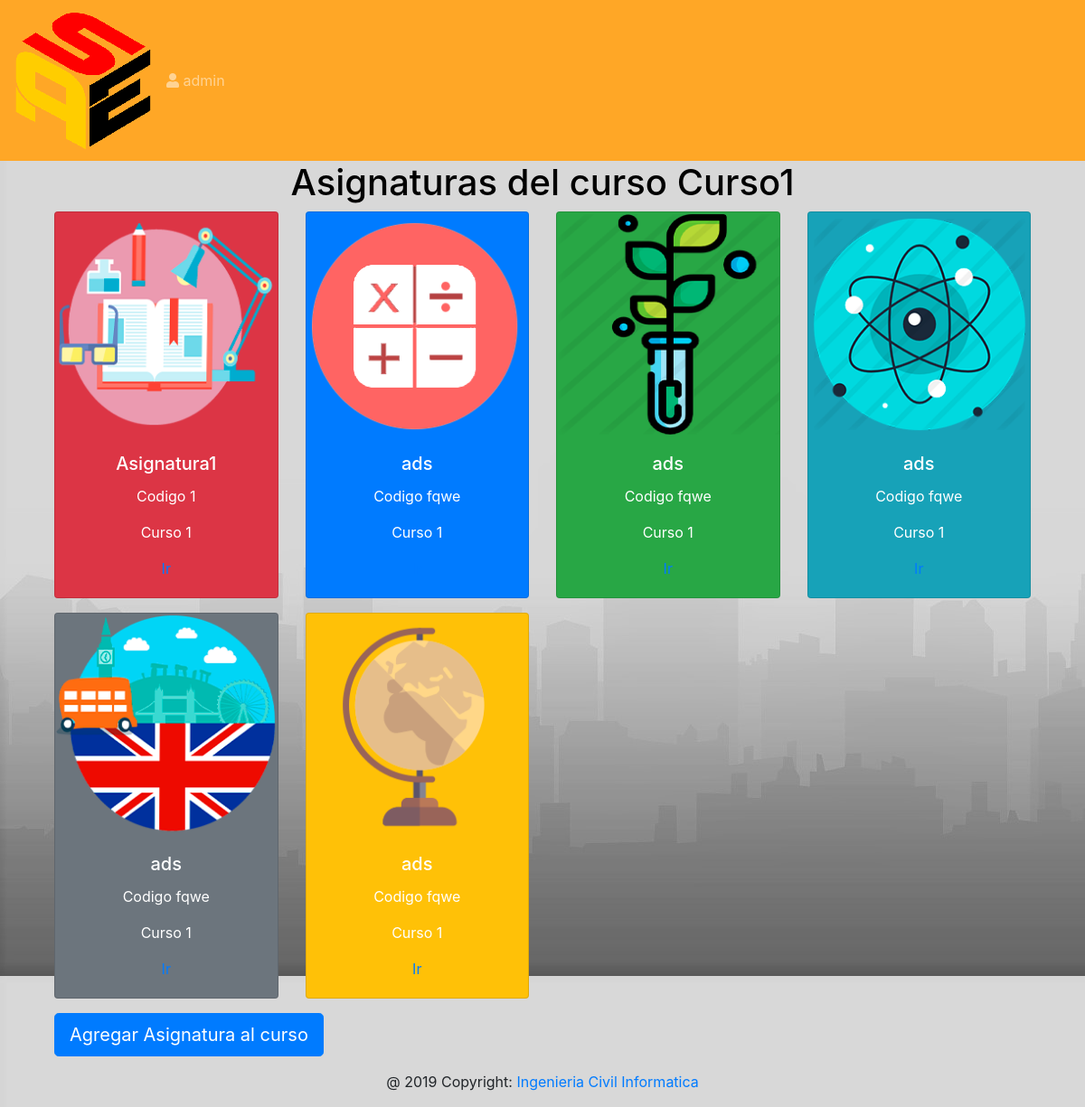
/colegio/1/1/asignaturas/ (signed in), run on the app's committed database.
### Registro/models.py (models this page shows, shortened)
class Curso(models.Model):
	nombrecurso=models.CharField(max_length=20)
	codigo_curso=models.CharField(max_length=4)
	colegio= models.ForeignKey(Colegio,on_delete=models.CASCADE)
	cursos=models.Manager()
	def __str__(self):
		return "{}".format(self.codigo_curso)

class Asignatura(models.Model):
	materias= (
        ('leg', 'Lenguaje'),
        ('mat', 'Matematicas'),
        ('his', 'Historia'),
        ('fis', 'Fisica'),
        ('qui', 'Quimica'),
        ('bio', 'Biologia'),
        ('ing', 'Ingles'),
    )
	nombre_asignatura=models.CharField(max_length=20)
	codigo=models.CharField(max_length=4)
	curso=models.ForeignKey(Curso,on_delete=models.CASCADE)
	profesor=models.ForeignKey(Profesor,on_delete=models.CASCADE)
	unidades=models.PositiveIntegerField(default=0, blank=True, null=True)
	materia=models.CharField(max_length=3,choices=materias, blank=True, null=True)
	asignaturas= models.Manager()

### Registro/views.py (the view)
# urls.py: re_path(r'^colegio/(?P<pk_colegio>\d+)/(?P<pk_curso>\d+)/asignaturas/$', views.HomeAsignaturasCursoView.as_view(), name='asignaturas_del_curso'),
class HomeAsignaturasCursoView(LoginRequiredMixin, TemplateView):
	def get(self,request,**kwargs):
		nombre = kwargs["pk_curso"]
		return render(request,'asignaturas_curso.html',{'asignaturas':Asignatura.asignaturas.all(),'curso':Curso.cursos.get(id=nombre),'tipo':1})

### Registro/templates/asignaturas_curso.html (shortened to what this page needs)
{% extends 'base.html' %}
{% load staticfiles %}
{% block content %}
<h1><center>Asignaturas del curso {{curso.nombrecurso}}</center></h1>
 <div class="container">
 	<div class="row mt-2">
 {% for asignatura in asignaturas %}
 	{% ifequal asignatura.curso_id curso.id %}
 		{% ifequal asignatura.materia "len" %}
 		<div class="col-sm-3">
 			<div class="card text-center text-white bg-danger mb-3" style="max-width: 18rem;">
 				<img class="card-img-top" src="{% static 'images/LENGUAJE.png' %}" alt="Card image cap">
 				<div class="card-body">
 					<h5 class="card-title">{{asignatura.nombre_asignatura}}</h5>
 					<p class="card-text">Codigo {{asignatura.codigo}}</p>
 					<p class="card-text">Curso {{asignatura.curso}}</p>
 					<a href="/colegio/{{curso.colegio.id}}/{{asignatura.curso_id}}/asignaturas/{{asignatura.id}} " class="card-link">Ir</a>
 				</div>
 			</div>
 		</div>
 		{% endifequal %}
 		{% ifequal asignatura.materia "mat" %}
 		<div class="col-sm-3">
 			<div class="card text-center text-white bg-primary mb-3" style="max-width: 18rem;">
 				<img class="card-img-top" src="{% static 'images/MATEMATICAS.png' %}" alt="Card image cap">
 				<div class="card-body">
 					<h5 class="card-title">{{asignatura.nombre_asignatura}}</h5>
 					<p class="card-text">Codigo {{asignatura.codigo}}</p>
 					<p class="card-text">Curso {{asignatura.curso}}</p>
 					<a href="/colegio/{{curso.colegio.id}}/{{asignatura.curso_id}}/asignaturas/{{asignatura.id}} " class="card-link">Ir</a>
 				</div>
 			</div>
 		</div>
 		{% endifequal %}
 		{% ifequal asignatura.materia "his" %}
 		<div class="col-sm-3">
 			<div class="card  text-center text-white bg-warning mb-3" style="max-width: 18rem;">
 				<img class="card-img-top" src="{% static 'images/HISTORIA.png' %}" alt="Card image cap">
 				<div class="card-body">
 					<h5 class="card-title">{{asignatura.nombre_asignatura}}</h5>
 					<p class="card-text">Codigo {{asignatura.codigo}}</p>
 					<p class="card-text">Curso {{asignatura.curso}}</p>
 					<a href="/colegio/{{curso.colegio.id}}/{{asignatura.curso_id}}/asignaturas/{{asignatura.id}} " class="card-link">Ir</a>
 				</div>
 			</div>
 		</div>
 		{% endifequal %}
 		{% ifequal asignatura.materia "fis" %}
 		<div class="col-sm-3">
 			<div class="card text-center text-white bg-info mb-3" style="max-width: 18rem;">
 				<img class="card-img-top" src="{% static 'images/FISICA.png' %}" alt="Card image cap">
 				<div class="card-body">
 					<h5 class="card-title">{{asignatura.nombre_asignatura}}</h5>
 					<p class="card-text">Codigo {{asignatura.codigo}}</p>
 					<p class="card-text">Curso {{asignatura.curso}}</p>
 					<a href="/colegio/{{curso.colegio.id}}/{{asignatura.curso_id}}/asignaturas/{{asignatura.id}} " class="card-link">Ir</a>
 				</div>
 			</div>
 		</div>
 		{% endifequal %}
 		{% ifequal asignatura.materia "bio" %}
 		<div class="col-sm-3">
 			<div class="card text-center text-white bg-success mb-3" style="max-width: 18rem;">
 				<img class="card-img-top" src="{% static 'images/BIOLOGIA.png' %}" alt="Card image cap">
 				<div class="card-body">
 					<h5 class="card-title">{{asignatura.nombre_asignatura}}</h5>
 					<p class="card-text">Codigo {{asignatura.codigo}}</p>
 					<p class="card-text">Curso {{asignatura.curso}}</p>
 					<a href="/colegio/{{curso.colegio.id}}/{{asignatura.curso_id}}/asignaturas/{{asignatura.id}} " class="card-link">Ir</a>
 				</div>
 			</div>
 		</div>
 		{% endifequal %}
 		{% ifequal asignatura.materia "ing" %}
 		<div class="col-sm-3">
 			<div class="card text-center text-white bg-secondary mb-3" style="max-width: 18rem;">
 				<img class="card-img-top" src="{% static 'images/INGLES.png' %}" alt="Card image cap">
 				<div class="card-body">
 					<h5 class="card-title">{{asignatura.nombre_asignatura}}</h5>
 					<p class="card-text">Codigo {{asignatura.codigo}}</p>
 					<p class="card-text">Curso {{asignatura.curso}}</p>
 					<a href="/colegio/{{curso.colegio.id}}/{{asignatura.curso_id}}/asignaturas/{{asignatura.id}} " class="card-link">Ir</a>
 				</div>
 			</div>
 		</div>
 		{% endifequal %}
 	{% endifequal %}
 {% endfor %}
 {% ifnotequal user.first_name 2%}
 	</div>
 	<a class="btn btn-primary btn-lg" href="/colegio/{{curso.colegio.id}}/{{curso.id}}/asignaturas/create/" role="button">Agregar Asignatura al curso</a>
 </div>
 {% endifnotequal %}
{% endblock %}

### Registro/templates/navbar.html (shortened to what this page needs)
{% load staticfiles %}
<nav class="navbar navbar-expand-lg navbar-dark" style="background-color: #ffa726;">
	<a class="navbar-brand" href="{% url 'index' %}"><img id="brand-image"  src="{% static 'images/Logo152.png' %}" /></a>
	<div class="collapse navbar-collapse" id="navbarNav">
		<ul class="navbar-nav mr-auto">
		{% if user.is_authenticated %}
<span class="navbar-text">
	<i alt="Website Logo" class="fas fa-user"></i> {{ user.username }}
</span>
{% endif %}
</div>
</nav>

### Registro/static/css/Registro.css (style rules this page uses)
h1 { color: #000000 }

### data on the page
Curso: nombrecurso "Curso1"
Asignatura: nombre_asignatura "Asignatura1", codigo "1", curso "1"
Asignatura: nombre_asignatura "ads", codigo "fqwe", curso "1"
Asignatura: nombre_asignatura "ads", codigo "fqwe", curso "1"
Asignatura: nombre_asignatura "ads", codigo "fqwe", curso "1"
Asignatura: nombre_asignatura "ads", codigo "fqwe", curso "1"
Asignatura: nombre_asignatura "ads", codigo "fqwe", curso "1"

### other printed values
{{ user.username }} "admin"
